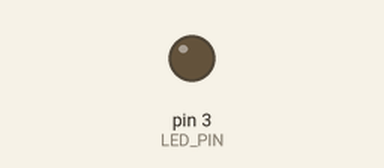
Simulated run of this sketch. Board: Arduino Uno, built with avr-gcc and run on an emulated ATmega328P. Shown: output pins drawn as LEDs (lit = HIGH).

Above: at 0.15 s.
At 39.84 s:
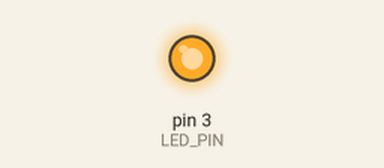
Timing chart, 0 to 40.0 s (numbered marks = the images above):
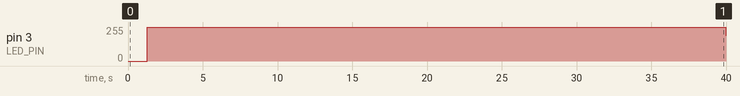

The sketch:

Light-breather.ino
```cpp
constexpr int LED_PIN = 3;
constexpr int PAUSE = 500;

void setup() {
  // put your setup code here, to run once:
  pinMode(LED_PIN, OUTPUT);
}

void loop() {
  // put your main code here, to run repeatedly:
  for (int brightness = 0; brightness <= 255; brightness++) {
    analogWrite(LED_PIN, brightness);
    delay(5);
  }

  for (int brightness = 255; brightness > 0; brightness--) {
    analogWrite(LED_PIN, brightness);
    delay(5);
  }

}
```

Measured:
- by itself, pin 3 (LED_PIN): 0/255 → 255/255 at 1.3 s, → 195/255 38.7 s later
